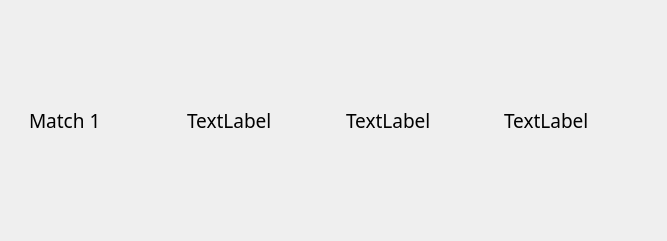
<?xml version="1.0" encoding="UTF-8"?>
<ui version="4.0">
 <class>matchHistory</class>
 <widget class="QWidget" name="matchHistory">
  <property name="geometry">
   <rect>
    <x>0</x>
    <y>0</y>
    <width>667</width>
    <height>241</height>
   </rect>
  </property>
  <property name="windowTitle">
   <string>Form</string>
  </property>
  <layout class="QVBoxLayout" name="verticalLayout_3">
   <item>
    <widget class="QWidget" name="match" native="true">
     <layout class="QHBoxLayout" name="horizontalLayout_27">
      <item>
       <widget class="QWidget" name="widget_28" native="true">
        <layout class="QHBoxLayout" name="horizontalLayout_28">
         <item>
          <widget class="QLabel" name="Match">
           <property name="font">
            <font>
             <family>Poor Richard</family>
             <pointsize>14</pointsize>
            </font>
           </property>
           <property name="text">
            <string>Match 1</string>
           </property>
          </widget>
         </item>
        </layout>
       </widget>
      </item>
      <item>
       <widget class="QWidget" name="widget_29" native="true">
        <layout class="QHBoxLayout" name="horizontalLayout_29">
         <item>
          <widget class="QLabel" name="Duration">
           <property name="font">
            <font>
             <family>Poor Richard</family>
             <pointsize>14</pointsize>
            </font>
           </property>
           <property name="text">
            <string>TextLabel</string>
           </property>
          </widget>
         </item>
        </layout>
       </widget>
      </item>
      <item>
       <widget class="QWidget" name="widget_30" native="true">
        <layout class="QVBoxLayout" name="verticalLayout_6">
         <item>
          <widget class="QLabel" name="Time">
           <property name="font">
            <font>
             <family>Poor Richard</family>
             <pointsize>14</pointsize>
            </font>
           </property>
           <property name="text">
            <string>TextLabel</string>
           </property>
          </widget>
         </item>
        </layout>
       </widget>
      </item>
      <item>
       <widget class="QWidget" name="widget_31" native="true">
        <layout class="QHBoxLayout" name="horizontalLayout_30">
         <item>
          <widget class="QLabel" name="Result">
           <property name="font">
            <font>
             <family>Poor Richard</family>
             <pointsize>14</pointsize>
            </font>
           </property>
           <property name="text">
            <string>TextLabel</string>
           </property>
          </widget>
         </item>
        </layout>
       </widget>
      </item>
     </layout>
    </widget>
   </item>
  </layout>
 </widget>
 <resources/>
 <connections/>
</ui>
